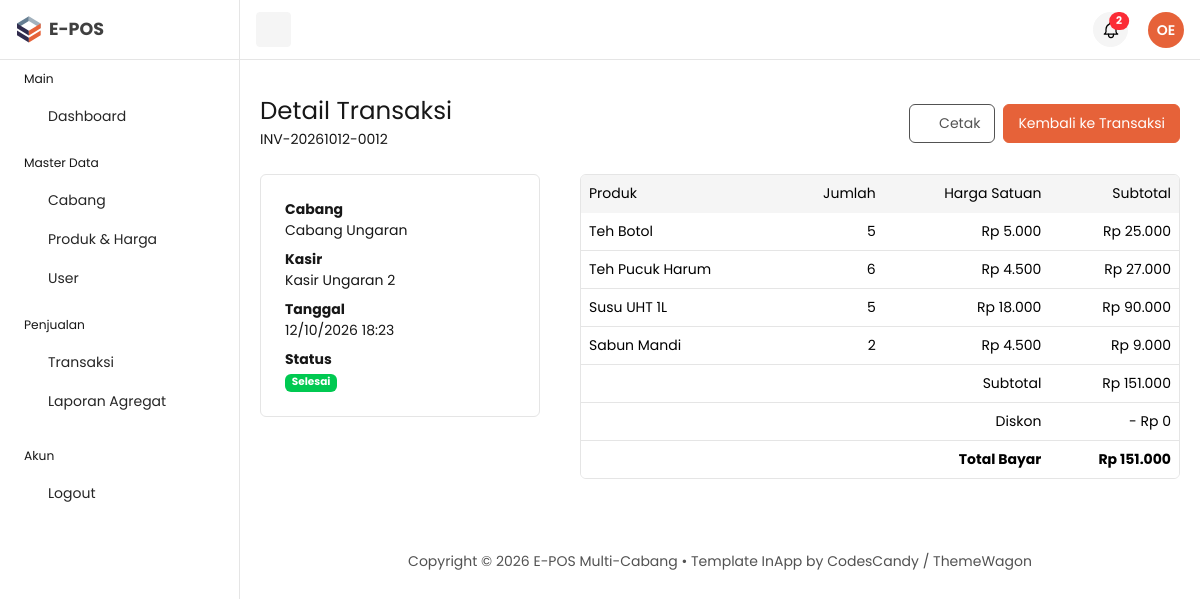
Screenshot of /owner/index.php?page=detailTransaksi&id=100 (signed in) with the database file from the repository.
### tables this page shows
CREATE TABLE `transactions` (
  `id`             INT NOT NULL AUTO_INCREMENT,
  `branch_id`      INT NOT NULL,
  `cashier_id`     INT NOT NULL,
  `invoice_number` VARCHAR(30) NOT NULL,
  `total_bayar`    DECIMAL(15,2) NOT NULL DEFAULT 0.00,
  `diskon`         DECIMAL(15,2) NOT NULL DEFAULT 0.00,
  `tanggal`        DATETIME NOT NULL DEFAULT CURRENT_TIMESTAMP,
  `status`         ENUM('selesai','menunggu_void','void') NOT NULL DEFAULT 'selesai',
  PRIMARY KEY (`id`),
  UNIQUE KEY `invoice_number` (`invoice_number`),
  KEY `fk_trx_branch` (`branch_id`),
  KEY `fk_trx_cashier` (`cashier_id`),
  KEY `idx_trx_tanggal` (`tanggal`),
  CONSTRAINT `fk_trx_branch`  FOREIGN KEY (`branch_id`)  REFERENCES `branches` (`id`),
  CONSTRAINT `fk_trx_cashier` FOREIGN KEY (`cashier_id`) REFERENCES `users` (`id`)
);

CREATE TABLE `branches` (
  `id`          INT NOT NULL AUTO_INCREMENT,
  `nama_cabang` VARCHAR(100) NOT NULL,
  `alamat`      TEXT,
  `telepon`     VARCHAR(20) DEFAULT NULL,
  PRIMARY KEY (`id`)
);

CREATE TABLE `users` (
  `id`        INT NOT NULL AUTO_INCREMENT,
  `nama`      VARCHAR(100) NOT NULL,
  `email`     VARCHAR(100) NOT NULL,
  `password`  VARCHAR(255) NOT NULL,
  `role`      ENUM('admin','kasir','manajer') NOT NULL,
  `branch_id` INT DEFAULT NULL,
  PRIMARY KEY (`id`),
  UNIQUE KEY `email` (`email`),
  KEY `fk_users_branch` (`branch_id`),
  CONSTRAINT `fk_users_branch` FOREIGN KEY (`branch_id`) REFERENCES `branches` (`id`)
);

CREATE TABLE `transaction_details` (
  `id`             INT NOT NULL AUTO_INCREMENT,
  `transaction_id` INT NOT NULL,
  `product_id`     INT NOT NULL,
  `jumlah`         INT NOT NULL,
  `harga_satuan`   DECIMAL(15,2) NOT NULL,
  `subtotal`       DECIMAL(15,2) NOT NULL,
  PRIMARY KEY (`id`),
  KEY `fk_det_trx` (`transaction_id`),
  KEY `fk_det_product` (`product_id`),
  CONSTRAINT `fk_det_trx`     FOREIGN KEY (`transaction_id`) REFERENCES `transactions` (`id`) ON DELETE CASCADE,
  CONSTRAINT `fk_det_product` FOREIGN KEY (`product_id`)     REFERENCES `products` (`id`)
);

CREATE TABLE `products` (
  `id`          INT NOT NULL AUTO_INCREMENT,
  `branch_id`   INT NOT NULL,
  `nama_produk` VARCHAR(150) NOT NULL,
  `harga_jual`  DECIMAL(15,2) NOT NULL DEFAULT 0.00,
  `stok`        INT NOT NULL DEFAULT 0,
  PRIMARY KEY (`id`),
  KEY `fk_products_branch` (`branch_id`),
  CONSTRAINT `fk_products_branch` FOREIGN KEY (`branch_id`) REFERENCES `branches` (`id`)
);

### owner/database/connection.php (called while the page is built, shortened)
<?php
require_once __DIR__ . '/../../login/database/cek_skema.php';
class Database
{
    private $host = "localhost";
    private $username = "root";
    private $password = "";
    private $database = "e-pos";
    public $conn;
    public function __construct()
    {
        try {
            $this->conn = new mysqli(
                $this->host,
                $this->username,
                $this->password,
                $this->database
            );
        } catch (mysqli_sql_exception $ex) {
            eposHentikan('Tidak bisa terhubung ke database "' . $this->database . '". (' . $ex->getMessage() . ')');
        }
        $this->conn->set_charset('utf8mb4');
        eposCekSkema($this->conn);
    }
}

### login/database/cek_skema.php (called while the page is built, shortened)
<?php
function eposCekSkema($conn)
{
    $cek = [
        'branches'            => 'id, nama_cabang, alamat, telepon',
        'users'               => 'id, nama, email, password, role, branch_id',
        'products'            => 'id, branch_id, nama_produk, harga_jual, stok',
        'transactions'        => 'id, branch_id, cashier_id, invoice_number, total_bayar, diskon, tanggal, status',
        'transaction_details' => 'id, transaction_id, product_id, jumlah, harga_satuan, subtotal',
    ];
    foreach ($cek as $tabel => $kolom) {
        try {
            $conn->query("SELECT $kolom FROM $tabel LIMIT 1");
        } catch (mysqli_sql_exception $ex) {
            eposHentikan("Tabel '$tabel' belum ada atau kolomnya tidak sesuai. (" . $ex->getMessage() . ')');
        }
    }
}

### owner/function/penyewaan.php (called while the page is built, shortened)
<?php
require_once 'database/connection.php';
class Penyewaan
{
    private $conn;
    public function __construct()
    {
        $database = new Database();
        $this->conn = $database->conn;
    }
    public function cari($id)
    {
        $stmt = $this->conn->prepare(
            "SELECT t.*, b.nama_cabang, b.alamat, u.nama AS nama_kasir
             FROM transactions t
             JOIN branches b ON b.id = t.branch_id
             JOIN users u ON u.id = t.cashier_id
             WHERE t.id = ?"
        );
        $stmt->bind_param('i', $id);
        $stmt->execute();
        return $stmt->get_result()->fetch_assoc();
    }
    public function detail($transaction_id)
    {
        $stmt = $this->conn->prepare(
            "SELECT d.*, p.nama_produk
             FROM transaction_details d
             JOIN products p ON p.id = d.product_id
             WHERE d.transaction_id = ?"
        );
        $stmt->bind_param('i', $transaction_id);
        $stmt->execute();
        return $stmt->get_result()->fetch_all(MYSQLI_ASSOC);
    }
}

### owner/pages/penyewaan/detail.php (the view, shortened to what this page needs)
<?php
require_once 'function/penyewaan.php';
$trx = new Penyewaan();
$id = isset($_GET['id']) ? (int) $_GET['id'] : 0;
$head = $trx->cari($id);
$items = $trx->detail($id);
$subtotal = 0;
foreach ($items as $it) {
    $subtotal += $it['subtotal'];
}
?>
<main id="content" class="content py-10">
    <div class="container-fluid">
        <div class="row">
            <div class="col-12">
                <div class="d-flex flex-column flex-md-row justify-content-between align-items-md-center mb-4 gap-3">
                    <div>
                        <h1 class="fs-3 mb-1">Detail Transaksi</h1>
                        <p class="mb-0"><?= e($head['invoice_number']) ?></p>
                    </div>
                    <div class="d-flex gap-2">
                        <button class="btn btn-outline-secondary" onclick="window.print()"><i class="ti ti-printer"></i> Cetak</button>
                        <a href="index.php?page=penyewaan" class="btn btn-primary">Kembali ke Transaksi</a>
                    </div>
                </div>
            </div>
        </div>
        <div class="row">
            <div class="col-lg-4 mb-4">
                <div class="card">
                    <div class="card-body p-4">
                        <dl class="mb-0">
                            <dt>Cabang</dt><dd><?= e($head['nama_cabang']) ?></dd>
                            <dt>Kasir</dt><dd><?= e($head['nama_kasir']) ?></dd>
                            <dt>Tanggal</dt><dd><?= e(date('d/m/Y H:i', strtotime($head['tanggal']))) ?></dd>
                            <dt>Status</dt><dd class="mb-0"><?= badgeStatus($head['status']) ?></dd>
                        </dl>
                    </div>
                </div>
            </div>
            <div class="col-lg-8 mb-4">
                <div class="card table-responsive">
                    <table class="table mb-0 text-nowrap">
                        <thead class="table-light border-light">
                            <tr>
                                <th>Produk</th>
                                <th class="text-end">Jumlah</th>
                                <th class="text-end">Harga Satuan</th>
                                <th class="text-end">Subtotal</th>
                            </tr>
                        </thead>
                        <tbody>
                            <?php foreach ($items as $it) { ?>
                                <tr>
                                    <td><?= e($it['nama_produk']) ?></td>
                                    <td class="text-end"><?= (int) $it['jumlah'] ?></td>
                                    <td class="text-end"><?= rupiah($it['harga_satuan']) ?></td>
                                    <td class="text-end"><?= rupiah($it['subtotal']) ?></td>
                                </tr>
                            <?php } ?>
                        </tbody>
                        <tfoot>
                            <tr><td colspan="3" class="text-end">Subtotal</td><td class="text-end"><?= rupiah($subtotal) ?></td></tr>
                            <tr><td colspan="3" class="text-end">Diskon</td><td class="text-end">- <?= rupiah($head['diskon']) ?></td></tr>
                            <tr><td colspan="3" class="text-end fw-bold border-bottom-0">Total Bayar</td><td class="text-end fw-bold border-bottom-0"><?= rupiah($head['total_bayar']) ?></td></tr>
                        </tfoot>
                    </table>
                </div>
            </div>
        </div>
        <?php include 'components/footer.php'; ?>
    </div>
</main>

### owner/function/guard.php (shortened to what this page needs)
<?php
function e($v)
{
    return htmlspecialchars((string) $v, ENT_QUOTES, 'UTF-8');
}
function rupiah($n)
{
    return 'Rp ' . number_format((float) $n, 0, ',', '.');
}
function badgeStatus($s)
{
    $map = [
        'selesai'       => ['bg-success', 'Selesai'],
        'menunggu_void' => ['bg-warning text-dark', 'Menunggu Void'],
        'void'          => ['bg-danger', 'Void'],
    ];
    $b = isset($map[$s]) ? $map[$s] : ['bg-secondary', $s];
    return '<span class="badge ' . $b[0] . '">' . $b[1] . '</span>';
}

### rows the page displays
transactions: invoice_number "INV-20261012-0012", branch.nama_cabang "Cabang Ungaran", cashier.nama "Kasir Ungaran 2", tanggal "12/10/2026 18:23", status "Selesai", diskon "Rp 0", total_bayar "Rp 151.000"
transaction_details: product.nama_produk "Teh Botol", jumlah "5", harga_satuan "Rp 5.000", subtotal "Rp 25.000"
transaction_details: product.nama_produk "Teh Pucuk Harum", jumlah "6", harga_satuan "Rp 4.500", subtotal "Rp 27.000"
transaction_details: product.nama_produk "Susu UHT 1L", jumlah "5", harga_satuan "Rp 18.000", subtotal "Rp 90.000"
transaction_details: product.nama_produk "Sabun Mandi", jumlah "2", harga_satuan "Rp 4.500", subtotal "Rp 9.000"

### other values shown
$ini "OE"
rupiah($subtotal) "Rp 151.000"
